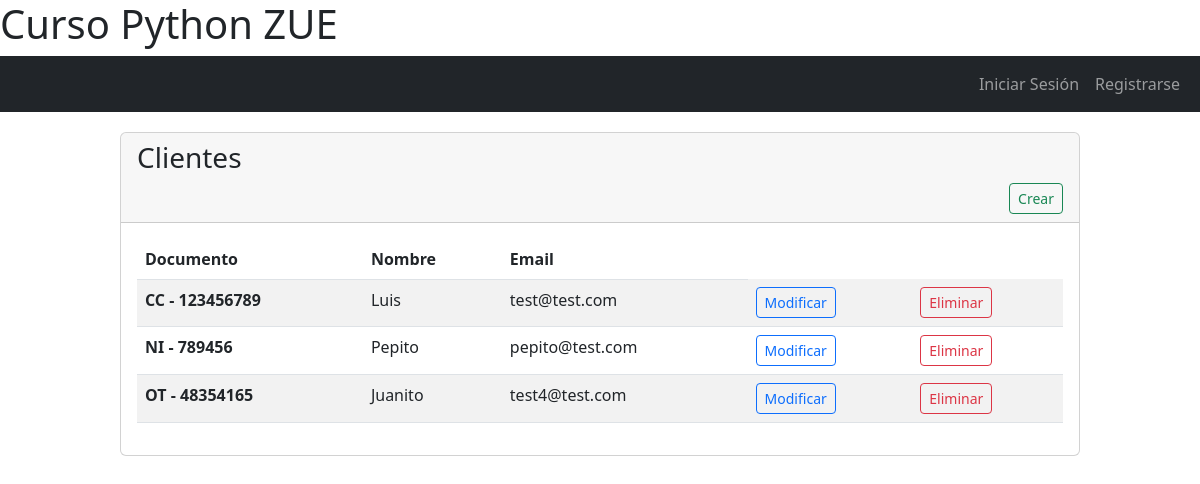
Page /index_cliente/ on the earlier database version.
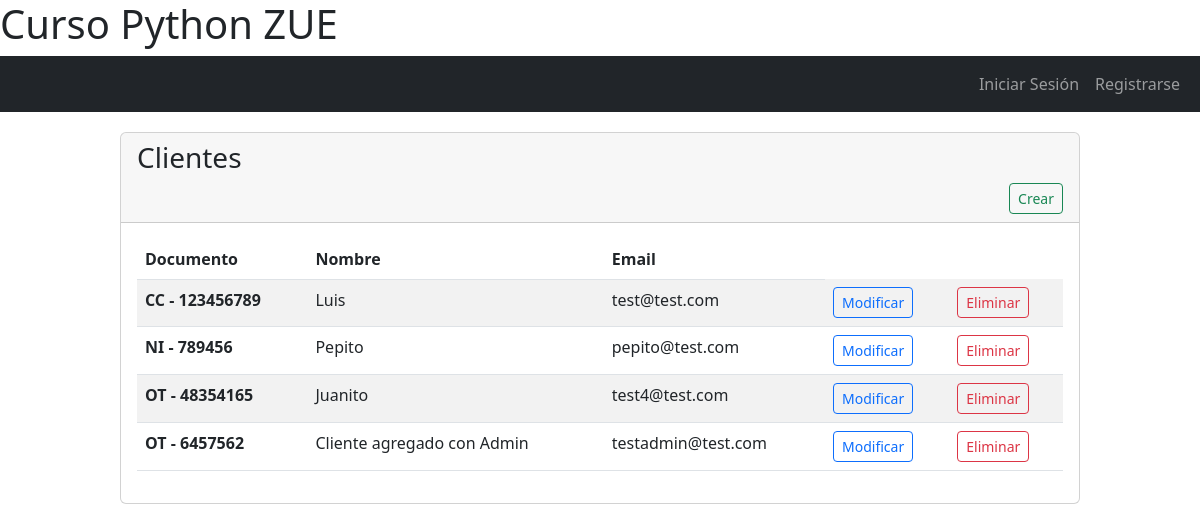
Same page on the later database version.
### clientes/models.py (models this page shows, shortened)
class Clientes(models.Model):
    TIPO_DOCUMENTOS = (
        ('NI','NIT'),
        ('CC','Cedula de ciudadania'),
        ('PA','Pasaporte'),
        ('OT', 'Otro'),
    )
    nombre = models.CharField(verbose_name='Nombre',max_length=100)
    tipo_documento = models.CharField(verbose_name='Tipo de documento',max_length=2, choices=TIPO_DOCUMENTOS)
    num_documento = models.CharField(verbose_name='Número de documento',max_length=20)
    email = models.EmailField(verbose_name='Email',max_length=100)
    descripcion = models.TextField(verbose_name='Descripción')
    class Meta:
        verbose_name = 'Cliente'
        verbose_name_plural = 'Clientes'

### clientes/views.py (the view)
# urls.py: path('index_cliente/', vc.index, name='index_cliente'),
def index(request):
    clientes = Clientes.objects.all()
    return render(request,'index_cliente.html',{
        'clientes': clientes
    })

### clientes/templates/index_cliente.html
{% extends 'layout.html' %}
{% block title %}
<div class="row">
  <div class="d-flex justify-content-start" style="float:left;">
    <h3>Clientes</h3>
  </div>
  <div class="d-flex justify-content-end" style="float:left;">
    <a type="button" class="btn btn-sm btn-outline-success" href="{% url 'crear_cliente' %}">Crear</a>
  </div>
</div>
{% endblock %}
{% block content %}
<table class="table table-striped">
  <thead>
    <tr>
      <th scope="col">Documento</th>
      <th scope="col">Nombre</th>
      <th scope="col">Email</th>
    </tr>
  </thead>
  <tbody>
    {% for cliente in clientes %}
        <tr>
          <th>{{ cliente.tipo_documento }} - {{ cliente.num_documento }}</th>
          <td>{{ cliente.nombre }}</td>
          <td>{{ cliente.email }}</td>
          <td><a type="button" class="btn btn-sm btn-outline-primary"
                 href="{% url 'modificar_cliente' id=cliente.id %}">Modificar</a>
          </td>
          <td><a type="button" class="btn btn-sm btn-outline-danger"
                  href="{% url 'eliminar_cliente' id=cliente.id %}">Eliminar</a></td>
        </tr>
    {% endfor %}
  </tbody>
</table>
{% endblock %}

### clientes/templates/layout.html (shortened to what this page needs)
{% load static %}
<!DOCTYPE html>
<html lang="es">
<head>
    <link href="https://cdn.jsdelivr.net/npm/bootstrap@5.2.1/dist/css/bootstrap.min.css" rel="stylesheet">
</head>
<body>
    <header>
        <h1>Curso Python ZUE</h1>
    </header>
    <nav class="navbar navbar-expand-lg navbar-dark bg-dark">
      <div class="container-fluid">
        <div class="collapse navbar-collapse d-flex justify-content-end" id="navbarNav">
          <ul class="navbar-nav">
              {% if not user.username %}
                <li class="nav-item">
                  <a class="nav-link" aria-current="page" href="{% url 'login_page' %}">Iniciar Sesión</a>
                </li>
                <li class="nav-item">
                  <a class="nav-link" aria-current="page" href="{% url 'register_user' %}">Registrarse</a>
                </li>
              {% endif %}
          </ul>
        </div>
      </div>
    </nav>
    <section style="width:80%; margin: 0 auto; padding-top: 20px;">
        <div class="card">
            <div class="card-header">
                {% block title %}
                {% endblock %}
            </div>
            <div class="card-body">
                {% block content %}
                {% endblock %}
            </div>
        </div>
    </section>
</body>
</html>

Differences in the rows shown:
added Clientes: tipo_documento "OT", num_documento "6457562", nombre "Cliente agregado con Admin", email "testadmin@test.com"
